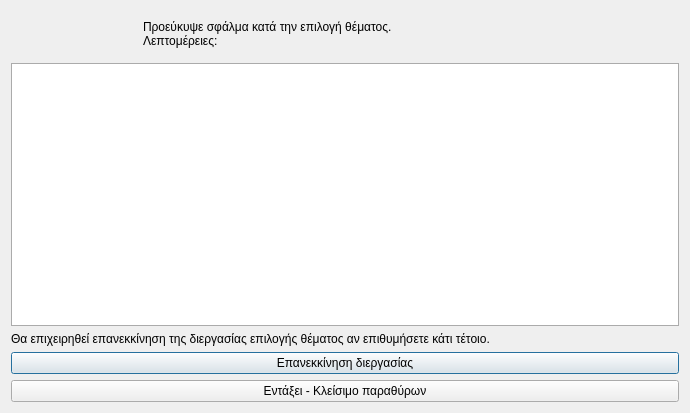
<?xml version="1.0" encoding="UTF-8"?>
<ui version="4.0">
 <class>Dialog</class>
 <widget class="QDialog" name="Dialog">
  <property name="geometry">
   <rect>
    <x>0</x>
    <y>0</y>
    <width>690</width>
    <height>413</height>
   </rect>
  </property>
  <property name="windowTitle">
   <string>Σφάλμα στην διεργασία Επιλογή θέματος</string>
  </property>
  <property name="windowIcon">
   <iconset resource="../../icons.qrc">
    <normaloff>:/rest-windows/assets/images/rest-windows/information.png</normaloff>:/rest-windows/assets/images/rest-windows/information.png</iconset>
  </property>
  <layout class="QGridLayout" name="gridLayout">
   <item row="0" column="0">
    <widget class="QFrame" name="frame">
     <property name="styleSheet">
      <string notr="true">QFrame{border:0px;}</string>
     </property>
     <property name="frameShape">
      <enum>QFrame::StyledPanel</enum>
     </property>
     <property name="frameShadow">
      <enum>QFrame::Raised</enum>
     </property>
     <layout class="QHBoxLayout" name="horizontalLayout">
      <item>
       <widget class="QLabel" name="image_label">
        <property name="maximumSize">
         <size>
          <width>117</width>
          <height>117</height>
         </size>
        </property>
        <property name="text">
         <string/>
        </property>
        <property name="pixmap">
         <pixmap resource="../../icons.qrc">:/rest-windows/assets/images/rest-windows/information.png</pixmap>
        </property>
        <property name="scaledContents">
         <bool>true</bool>
        </property>
       </widget>
      </item>
      <item>
       <widget class="QLabel" name="label">
        <property name="text">
         <string>Προεύκυψε σφάλμα κατά την επιλογή θέματος.
Λεπτομέρειες:</string>
        </property>
        <property name="alignment">
         <set>Qt::AlignJustify|Qt::AlignVCenter</set>
        </property>
       </widget>
      </item>
     </layout>
    </widget>
   </item>
   <item row="1" column="0">
    <widget class="QPlainTextEdit" name="details">
     <property name="styleSheet">
      <string notr="true">QPlainTextEdit{border:1px solid #ABABAB;}</string>
     </property>
    </widget>
   </item>
   <item row="2" column="0">
    <widget class="QLabel" name="label_2">
     <property name="text">
      <string>Θα επιχειρηθεί επανεκκίνηση της διεργασίας επιλογής θέματος αν επιθυμήσετε κάτι τέτοιο.</string>
     </property>
     <property name="alignment">
      <set>Qt::AlignJustify|Qt::AlignVCenter</set>
     </property>
    </widget>
   </item>
   <item row="3" column="0">
    <widget class="QPushButton" name="restart_proccess">
     <property name="text">
      <string>Επανεκκίνηση διεργασίας</string>
     </property>
     <property name="icon">
      <iconset resource="../../icons.qrc">
       <normaloff>:/rest-windows/assets/images/rest-windows/restart.png</normaloff>:/rest-windows/assets/images/rest-windows/restart.png</iconset>
     </property>
    </widget>
   </item>
   <item row="4" column="0">
    <widget class="QPushButton" name="ok">
     <property name="text">
      <string>Εντάξει - Κλείσιμο παραθύρων</string>
     </property>
     <property name="icon">
      <iconset resource="../../icons.qrc">
       <normaloff>:/rest-windows/assets/images/rest-windows/ok.png</normaloff>:/rest-windows/assets/images/rest-windows/ok.png</iconset>
     </property>
    </widget>
   </item>
  </layout>
 </widget>
 <tabstops>
  <tabstop>details</tabstop>
  <tabstop>restart_proccess</tabstop>
 </tabstops>
 <resources>
  <include location="../../icons.qrc"/>
  <include location="../../icons.qrc"/>
 </resources>
 <connections/>
</ui>
